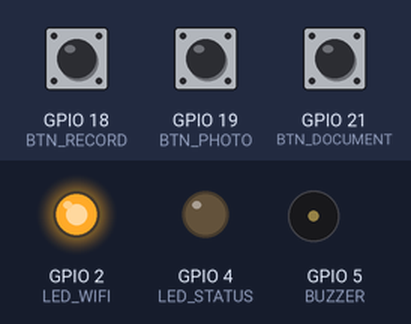
Bench run of a sketch on a simulated ESP32. Shown: output pins drawn as LEDs (lit = HIGH), buzzer (waves = sounding, pin HIGH). Inputs (shaded band) come from the test bench; at power-on: GPIO 18 (BTN_RECORD) HIGH, GPIO 19 (BTN_PHOTO) HIGH, GPIO 21 (BTN_DOCUMENT) HIGH. WiFi joins after 1.5 s; servers stay silent unless stated; uploads are accepted with an empty reply; what the sketch prints to the serial monitor is not drawn.

Above: at 2.7 s.
2.8 s: GPIO 18 (BTN_RECORD) pulled LOW for 0.15 s
At 3.31 s:
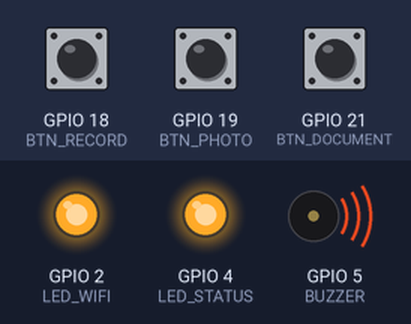
4.9 s: GPIO 19 (BTN_PHOTO) pulled LOW for 1 s
At 5.92 s:
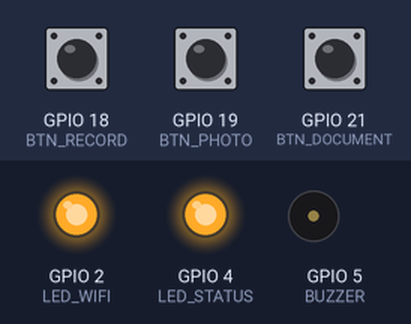
7.4 s: GPIO 21 (BTN_DOCUMENT) pulled LOW for 1 s
At 8.72 s:
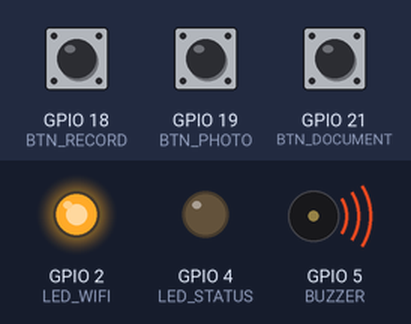
10.4 s: GPIO 21 (BTN_DOCUMENT) pulled LOW for 3.2 s
At 12.18 s:
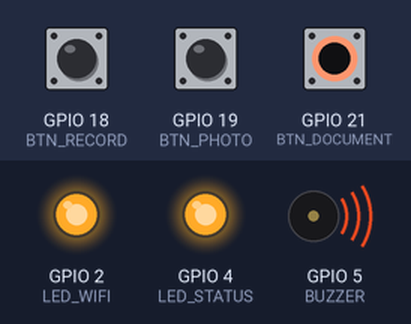
15.1 s: GPIO 18 (BTN_RECORD) pulled LOW for 3.2 s
At 17.0 s:
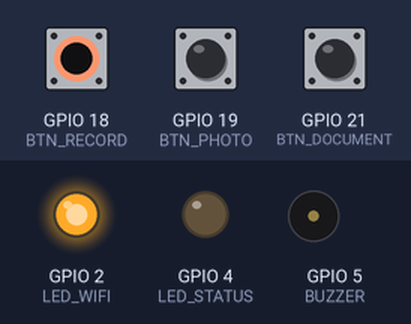
Timing chart, 0 to 19.9 s (numbered marks = the images above; inputs shaded):
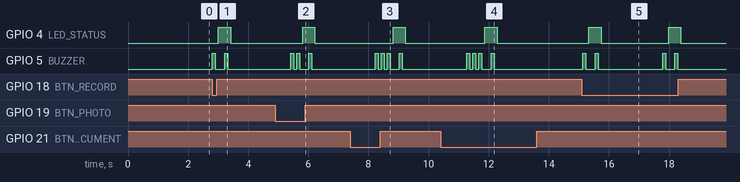

The sketch:

kiosk_controller.ino
```cpp
/*
 * ============================================================================
 * PS43 — Assisted Citizen Kiosk Hardware Controller
 * Platform: ESP32 (NodeMCU-32S / ESP32-WROOM)
 *
 * Interfacing:
 * - Button 1: RECORD AUDIO  (GPIO 18)
 * - Button 2: PHOTO SNAPSHOT (GPIO 19)
 * - Button 3: SCAN DOCUMENT  (GPIO 21)
 * - Status LED Blue: Wi-Fi Connected (GPIO 2)
 * - Status LED Green: Uploading / Processing (GPIO 4)
 * - Status Buzzer: Feedback tone (GPIO 5)
 * ============================================================================
 */

#include <WiFi.h>
#include <HTTPClient.h>
#include <ArduinoJson.h> // ArduinoJson v6 or v7

// Wi-Fi Credentials
const char* WIFI_SSID = "SIH_KIOSK_AP";
const char* WIFI_PASS = "KioskAccess2026";

// Backend Gateway Endpoint (Update with local laptop IP during live demo)
const char* BACKEND_URL = "http://192.168.1.100:3000/api/kiosk/submit";

// Hardware Pin Definitions
#define BTN_RECORD   18
#define BTN_PHOTO    19
#define BTN_DOCUMENT 21

#define LED_WIFI     2
#define LED_STATUS   4
#define BUZZER       5

const char* KIOSK_DEVICE_ID = "ESP32-WARDHA-NODE-01";
const float KIOSK_LAT = 20.7453;
const float KIOSK_LON = 78.6022;

void setup() {
  Serial.begin(115200);
  Serial.println("\n[PS43 KIOSK] Initializing Assisted Citizen Kiosk Controller...");

  pinMode(BTN_RECORD, INPUT_PULLUP);
  pinMode(BTN_PHOTO, INPUT_PULLUP);
  pinMode(BTN_DOCUMENT, INPUT_PULLUP);

  pinMode(LED_WIFI, OUTPUT);
  pinMode(LED_STATUS, OUTPUT);
  pinMode(BUZZER, OUTPUT);

  digitalWrite(LED_WIFI, LOW);
  digitalWrite(LED_STATUS, LOW);

  // Connect to Wi-Fi
  connectWiFi();
}

void loop() {
  // Check Wi-Fi connection
  if (WiFi.status() != WL_CONNECTED) {
    digitalWrite(LED_WIFI, LOW);
    connectWiFi();
  } else {
    digitalWrite(LED_WIFI, HIGH);
  }

  // Detect Button Press with software debounce
  if (digitalRead(BTN_RECORD) == LOW) {
    triggerBeep(1);
    Serial.println("[ACTION] Physical Button Pressed: RECORD AUDIO");
    submitKioskAction("RECORD", "Citizen recorded voice grievance regarding leaking main drinking water pipeline in Sevagram.");
    delay(2000); // Debounce
  }

  if (digitalRead(BTN_PHOTO) == LOW) {
    triggerBeep(2);
    Serial.println("[ACTION] Physical Button Pressed: CAPTURE PHOTO");
    submitKioskAction("PHOTO", "High-resolution camera snapshot of dangerous cracked bridge abutment.");
    delay(2000);
  }

  if (digitalRead(BTN_DOCUMENT) == LOW) {
    triggerBeep(3);
    Serial.println("[ACTION] Physical Button Pressed: SCAN DOCUMENT");
    submitKioskAction("DOCUMENT", "Citizen scanned official Panchayat resolution for irrigation canal silt clearing.");
    delay(2000);
  }

  delay(50);
}

void connectWiFi() {
  Serial.print("[WiFi] Connecting to: ");
  Serial.println(WIFI_SSID);
  WiFi.begin(WIFI_SSID, WIFI_PASS);

  int attempts = 0;
  while (WiFi.status() != WL_CONNECTED && attempts < 20) {
    delay(500);
    Serial.print(".");
    attempts++;
  }

  if (WiFi.status() == WL_CONNECTED) {
    Serial.println("\n[WiFi] Connected! IP Address: " + WiFi.localIP().toString());
    digitalWrite(LED_WIFI, HIGH);
  } else {
    Serial.println("\n[WiFi] Connection timeout. Operating in offline edge buffer mode.");
  }
}

void triggerBeep(int count) {
  for (int i = 0; i < count; i++) {
    digitalWrite(BUZZER, HIGH);
    delay(100);
    digitalWrite(BUZZER, LOW);
    delay(100);
  }
}

void submitKioskAction(String action, String sampleText) {
  if (WiFi.status() != WL_CONNECTED) {
    Serial.println("[ERROR] Cannot submit: WiFi disconnected");
    return;
  }

  digitalWrite(LED_STATUS, HIGH); // Turn on processing LED
  HTTPClient http;
  http.begin(BACKEND_URL);
  http.addHeader("Content-Type", "application/json");
  http.addHeader("X-Kiosk-Device-ID", KIOSK_DEVICE_ID);

  // Prepare JSON payload
  StaticJsonDocument<512> doc;
  doc["kioskId"] = KIOSK_DEVICE_ID;
  doc["action"] = action;
  doc["transcription"] = sampleText;
  doc["latitude"] = KIOSK_LAT;
  doc["longitude"] = KIOSK_LON;
  doc["reporterName"] = "Gram Panchayat Citizen";

  String requestBody;
  serializeJson(doc, requestBody);

  Serial.println("[HTTP POST] Sending payload to " + String(BACKEND_URL));
  int httpResponseCode = http.POST(requestBody);

  if (httpResponseCode > 0) {
    String response = http.getString();
    Serial.print("[HTTP SUCCESS] Code: ");
    Serial.println(httpResponseCode);
    Serial.println("[Response] " + response);
    // Success feedback tone
    triggerBeep(1);
  } else {
    Serial.print("[HTTP ERROR] Failed with code: ");
    Serial.println(httpResponseCode);
  }

  http.end();
  digitalWrite(LED_STATUS, LOW); // Processing complete
}
```

Measured:
- after the input at 2.8 s, GPIO 4 (LED_STATUS): LOW → HIGH after 0.21 s, → LOW 0.40 s later; GPIO 5 (BUZZER): alternates HIGH for 0.10 s and LOW for 0.31 s, 4 changes in all, then stays LOW, starting at once
- after the input at 4.9 s, GPIO 4 (LED_STATUS): LOW → HIGH after 0.92 s, → LOW 0.41 s later; GPIO 5 (BUZZER): goes HIGH 0.10 s, LOW 0.10 s, HIGH 0.10 s, LOW 0.31 s, HIGH 0.10 s, then LOW, starting after 0.52 s
- after the input at 7.4 s, GPIO 4 (LED_STATUS): LOW → HIGH after 1.4 s, → LOW 0.41 s later; GPIO 5 (BUZZER): LOW → HIGH after 0.82 s, → LOW 0.10 s later, → HIGH 0.10 s later, → LOW 0.10 s later, … (8 changes in this stretch)
- after the input at 10.4 s, GPIO 4 (LED_STATUS): LOW → HIGH after 1.5 s, → LOW 0.41 s later; GPIO 5 (BUZZER): LOW → HIGH after 0.88 s, → LOW 0.10 s later, → HIGH 0.10 s later, → LOW 0.10 s later, … (8 changes in this stretch)
- after the input at 15.1 s, GPIO 4 (LED_STATUS): alternates HIGH for 0.40 s and LOW for 2.3 s, starting after 0.23 s; GPIO 5 (BUZZER): LOW → HIGH at once, → LOW 0.10 s later, → HIGH 0.31 s later, → LOW 0.10 s later, … (8 changes in this stretch)
